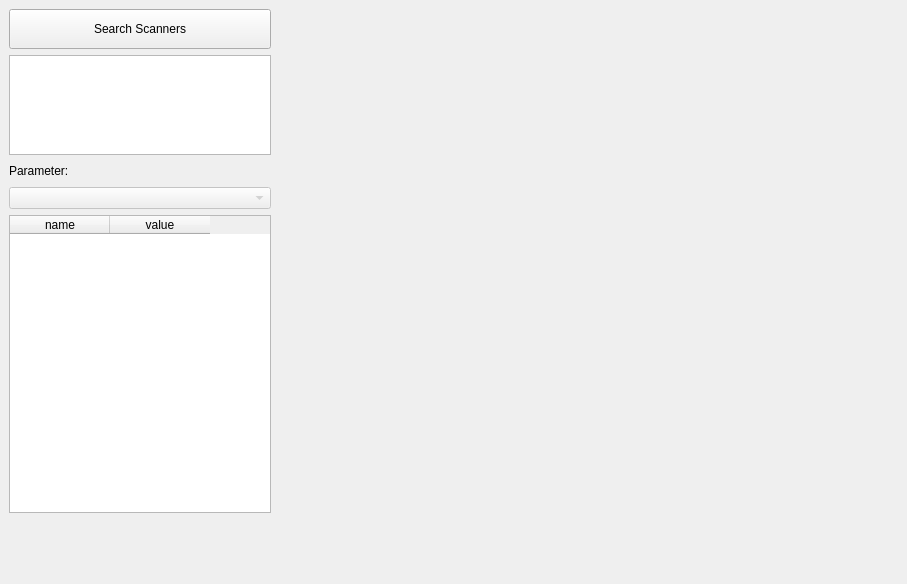
<?xml version="1.0" encoding="UTF-8"?>
<ui version="4.0">
 <class>Form</class>
 <widget class="QWidget" name="Form">
  <property name="geometry">
   <rect>
    <x>0</x>
    <y>0</y>
    <width>907</width>
    <height>584</height>
   </rect>
  </property>
  <property name="minimumSize">
   <size>
    <width>0</width>
    <height>0</height>
   </size>
  </property>
  <property name="windowTitle">
   <string>Form</string>
  </property>
  <widget class="QWidget" name="">
   <property name="geometry">
    <rect>
     <x>9</x>
     <y>9</y>
     <width>868</width>
     <height>504</height>
    </rect>
   </property>
   <layout class="QHBoxLayout" name="horizontalLayout">
    <item>
     <layout class="QGridLayout" name="gridLayout">
      <item row="0" column="0">
       <widget class="QPushButton" name="pushButton">
        <property name="sizePolicy">
         <sizepolicy hsizetype="Expanding" vsizetype="Fixed">
          <horstretch>0</horstretch>
          <verstretch>0</verstretch>
         </sizepolicy>
        </property>
        <property name="minimumSize">
         <size>
          <width>0</width>
          <height>40</height>
         </size>
        </property>
        <property name="maximumSize">
         <size>
          <width>300</width>
          <height>16777215</height>
         </size>
        </property>
        <property name="text">
         <string>Search Scanners</string>
        </property>
       </widget>
      </item>
      <item row="1" column="0">
       <widget class="QListWidget" name="listWidget">
        <property name="sizePolicy">
         <sizepolicy hsizetype="Expanding" vsizetype="Fixed">
          <horstretch>0</horstretch>
          <verstretch>100</verstretch>
         </sizepolicy>
        </property>
        <property name="minimumSize">
         <size>
          <width>0</width>
          <height>100</height>
         </size>
        </property>
        <property name="maximumSize">
         <size>
          <width>300</width>
          <height>100</height>
         </size>
        </property>
       </widget>
      </item>
      <item row="2" column="0">
       <widget class="QLabel" name="label">
        <property name="sizePolicy">
         <sizepolicy hsizetype="Expanding" vsizetype="Fixed">
          <horstretch>0</horstretch>
          <verstretch>0</verstretch>
         </sizepolicy>
        </property>
        <property name="minimumSize">
         <size>
          <width>0</width>
          <height>20</height>
         </size>
        </property>
        <property name="maximumSize">
         <size>
          <width>300</width>
          <height>20</height>
         </size>
        </property>
        <property name="text">
         <string>Parameter:</string>
        </property>
       </widget>
      </item>
      <item row="3" column="0">
       <widget class="QComboBox" name="comboBox">
        <property name="enabled">
         <bool>false</bool>
        </property>
        <property name="maximumSize">
         <size>
          <width>300</width>
          <height>16777215</height>
         </size>
        </property>
       </widget>
      </item>
      <item row="4" column="0">
       <widget class="QTableWidget" name="tableWidget">
        <property name="sizePolicy">
         <sizepolicy hsizetype="Expanding" vsizetype="Fixed">
          <horstretch>0</horstretch>
          <verstretch>0</verstretch>
         </sizepolicy>
        </property>
        <property name="minimumSize">
         <size>
          <width>0</width>
          <height>0</height>
         </size>
        </property>
        <property name="maximumSize">
         <size>
          <width>300</width>
          <height>9000</height>
         </size>
        </property>
        <column>
         <property name="text">
          <string>name</string>
         </property>
        </column>
        <column>
         <property name="text">
          <string>value</string>
         </property>
        </column>
       </widget>
      </item>
     </layout>
    </item>
    <item>
     <layout class="QGridLayout" name="gridLayout_2">
      <item row="0" column="0">
       <widget class="QWidget" name="plot_graph" native="true">
        <property name="minimumSize">
         <size>
          <width>600</width>
          <height>500</height>
         </size>
        </property>
       </widget>
      </item>
     </layout>
    </item>
   </layout>
  </widget>
 </widget>
 <resources/>
 <connections/>
</ui>
